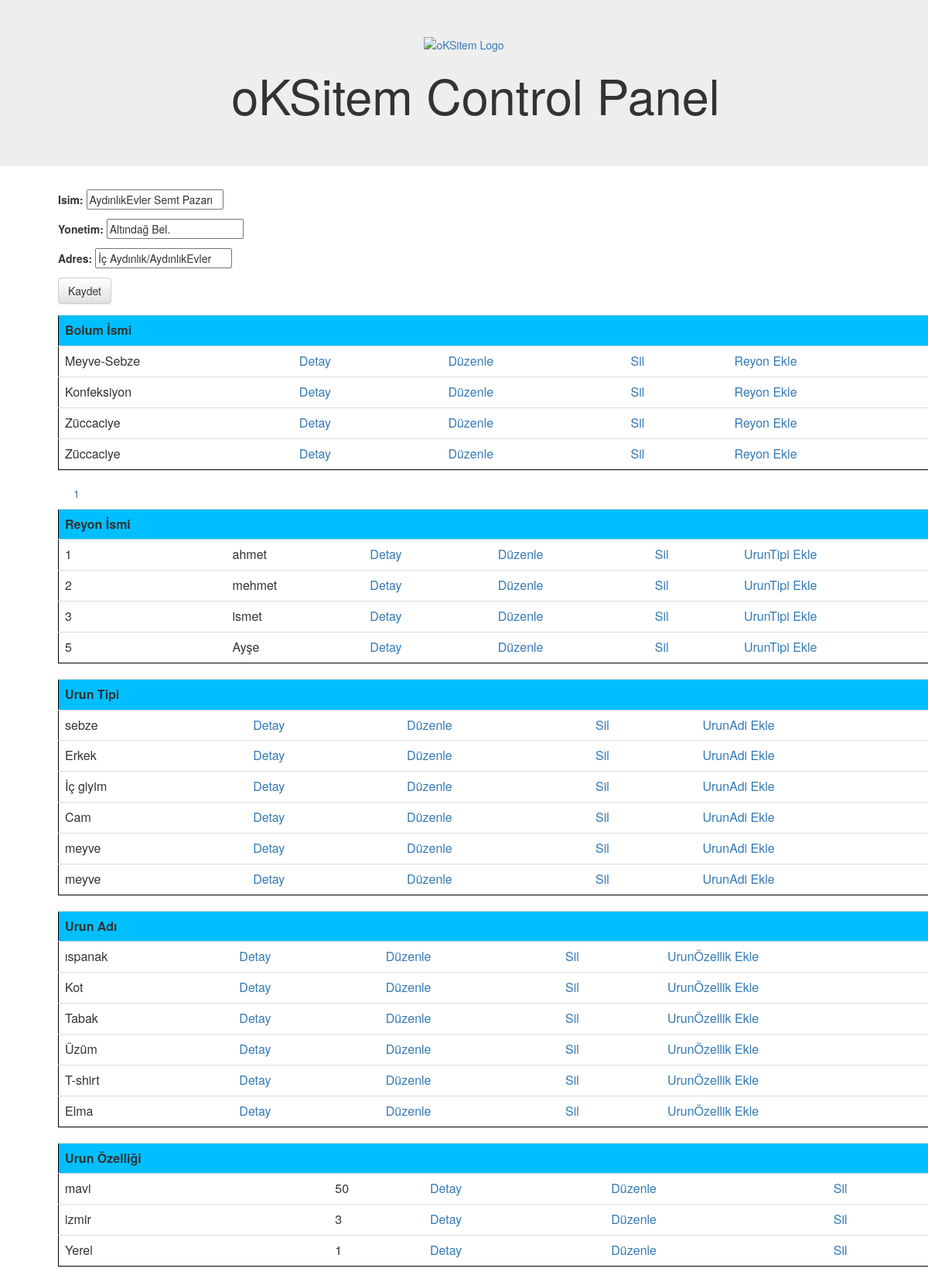
The app's page /update/1/ with its own data.
### main/models.py (models this page shows, shortened)
class Pazar(models.Model):
    isim = models.CharField(max_length=100)
    yonetim = models.CharField(max_length=100)
    adres = models.CharField(max_length=100)

class Bolum(models.Model):
    pazar = models.ForeignKey('Pazar',
                              on_delete=models.CASCADE,
                              )
    bolum_isim = models.CharField(max_length=100)
    pozisyon = models.CharField(max_length=100)

class Reyon(models.Model):
 	bolum=models.ForeignKey(
 	Bolum,
 	on_delete=models.CASCADE,
 	)
 	pazar = models.ForeignKey('Pazar',default=1)
 	numara=models.CharField(max_length=100)
 	saticiAdi=models.CharField(max_length=100)

class UrunTipi(models.Model):
 	reyon=models.ForeignKey(Reyon,
 	on_delete=models.CASCADE,
 	)
 	pazar = models.ForeignKey('Pazar',default=1)
 	tip_ismi=models.CharField(max_length=30)

class UrunAdi(models.Model):
 	urunTipi=models.ForeignKey(UrunTipi,
 	on_delete=models.CASCADE,
 	)
 	urun_isim=models.CharField(max_length=30)
 	pazar = models.ForeignKey('Pazar',default=1)

class UrunOzellikleri(models.Model):
 	urunadi=models.ForeignKey(UrunAdi,on_delete=models.CASCADE)
 	ozellikAdi=models.CharField(max_length=10)
 	urunFiyati=models.CharField(max_length=10)
 	pazar = models.ForeignKey('Pazar',default=1)
 	stok=models.PositiveIntegerField()

### main/views.py (the view)
# urls.py: url(r'update/(?P<id>[0-9]+)/$', views.PazarUpdate, name='update'),
def PazarUpdate(request,id):
    pazar=get_object_or_404(Pazar,id=id)
    bolum=Bolum.objects.all().filter(pazar_id=id)
    reyon=Reyon.objects.all().filter(pazar_id=id)
    uruntipi=UrunTipi.objects.all().filter(pazar_id=id)
    urunadi=UrunAdi.objects.all().filter(pazar_id=id)
    urunoz=UrunOzellikleri.objects.all().filter(pazar_id=id)
    root_id=id
    form=PazarForm(request.POST or None,instance=pazar)
    if form.is_valid():
        pazar=form.save(commit=False)
        pazar.save()
    context = {
        'root_id':root_id,
        'form':form,
        'bolum':bolum,
        'reyon':reyon,
        'uruntipi':uruntipi,
        'urunadi':urunadi,
        'urunoz':urunoz,
        }
    return render(request,'main/update.html',context)

### main/forms.py
class PazarForm(ModelForm):
    class Meta:
        model = Pazar
        fields=['isim','yonetim','adres']
        exclude = ()

### main/templates/main/update.html (shortened to what this page needs)
{% extends "base.html" %}
{% load bootstrap %}
{% block content %}
<div>
        <div>
        <form method="POST" class="form-inline"   >{% csrf_token %}
                {{ form.as_p}}
                <button type="submit" class="save btn btn-default">Kaydet</button>
        </form>
</div>
        <div>
                        <tr style="background-color: deepskyblue;">
                <table class="table table-hover" style="text-align: left;  border: 1px solid black; ">
                        <tr style="background-color: deepskyblue;">
                          <th>Bolum İsmi</th>
                          <th></th>
                          <th></th>
                          <th></th>
                          <th></th>
                        </tr>
                {% for blm in bolum %}
                <tr>
                        <td>{{ blm.bolum_isim }}</td>
                        <td> <a style="margin-left: 20px"href="{% url 'detail-bolum' id=blm.id %}">Detay</a></td>
                        <td><a style="margin-left: 20px" href="{% url 'update-bolum' id=blm.id %}">Düzenle</a></td>
                        <td> <a style="margin-left: 20px"href="{% url 'delete-bolum' id=blm.id %}">Sil</a></td>
                        <td> <a style="margin-left: 20px"href="{% url 'create-reyon' id=blm.id %}">Reyon Ekle</a></td>
                      </tr>
                {% empty %}
                    <li>Hiç Bolum Eklenmedi.</li>
                {% endfor %}
           </table>
            <p>
                    <a style="margin-left: 20px"href="{% url 'create-bolum' id=root_id %}">{{root_id}}</a></td>
            </p>
        </div>
        <div>
                <table class="table table-hover"style="text-align: left;  border: 1px solid black; ">
                        <tr style="background-color: deepskyblue;">
                          <th>Reyon İsmi</th>
                          <th></th>
                          <th></th>
                          <th></th>
                          <th></th>
                          <th></th>
                        </tr>
                {% for ryn in reyon %}
                <tr>
                        <td>{{ ryn.numara }}</td>
                        <td>{{ ryn.saticiAdi }}</td>
                        <td> <a style="margin-left: 20px"href="{% url 'detail-reyon' id=ryn.id %}">Detay</a></td>
                        <td><a style="margin-left: 20px" href="{% url 'update-reyon' id=ryn.id %}">Düzenle</a></td>
                        <td> <a style="margin-left: 20px"href="{% url 'delete-reyon' id=ryn.id %}">Sil</a></td>
                        <td> <a style="margin-left: 20px"href="{% url 'create-uruntipi' id=ryn.id %}">UrunTipi Ekle</a></td>
                      </tr>
                {% empty %}
                    <li>Hiç Reyon Eklenmedi.</li>
                {% endfor %}
           </table>
        </div>
        <div>
                <table class="table table-hover" style="text-align: left;  border: 1px solid black; ">
                        <tr style="background-color: deepskyblue;">
                          <th>Urun Tipi</th>
                          <th></th>
                          <th></th>
                          <th></th>
                          <th></th>
                        </tr>
                {% for utip in uruntipi %}
                <tr>
                        <td>{{ utip.tip_ismi }}</td>
                        <td> <a style="margin-left: 20px"href="{% url 'detail-uruntipi' id=utip.id %}">Detay</a></td>
                        <td><a style="margin-left: 20px" href="{% url 'update-uruntipi' id=utip.id %}">Düzenle</a></td>
                        <td> <a style="margin-left: 20px"href="{% url 'delete-uruntipi' id=utip.id %}">Sil</a></td>
                        <td> <a style="margin-left: 20px"href="{% url 'create-urunadi' id=utip.id %}">UrunAdi Ekle</a></td>
                      </tr>
                {% empty %}
                    <li>Hiç Urun Tipi Eklenmedi.</li>
                {% endfor %}
           </table>
        </div>
        <div>
                <table class="table table-hover" style="text-align: left;  border: 1px solid black; ">
                        <tr style="background-color: deepskyblue;">
                          <th>Urun Adı</th>
                          <th></th>
                          <th></th>
                          <th></th>
                          <th></th>
                        </tr>
                {% for uad in urunadi %}
                <tr>
                        <td>{{ uad.urun_isim }}</td>
                        <td> <a style="margin-left: 20px"href="{% url 'detail-urunadi' id=uad.id %}">Detay</a></td>
                        <td><a style="margin-left: 20px" href="{% url 'update-urunadi' id=uad.id %}">Düzenle</a></td>
                        <td> <a style="margin-left: 20px"href="{% url 'delete-urunadi' id=uad.id %}">Sil</a></td>
                        <td> <a style="margin-left: 20px"href="{% url 'create-urunozellik' id=uad.id %}">UrunÖzellik Ekle</a></td>
                      </tr>
                {% empty %}
                    <li>Hiç Urun  Eklenmedi.</li>
                {% endfor %}
           </table>
        </div>
        <div>
                <table class="table table-hover"style="text-align: left;  border: 1px solid black; ">
                        <tr style="background-color: deepskyblue;">
                          <th>Urun Özelliği</th>
                          <th></th>
                          <th></th>
                          <th></th>
                          <th></th>
                        </tr>
                {% for uoz in urunoz %}
                <tr>
                        <td>{{ uoz.ozellikAdi }}</td>
                        <td>{{ uoz.urunFiyati }}</td>
                        <td> <a style="margin-left: 20px"href="{% url 'detail-urunozellik' id=uoz.id %}">Detay</a></td>
                        <td><a style="margin-left: 20px" href="{% url 'update-urunozellik' id=uoz.id %}">Düzenle</a></td>
                        <td> <a style="margin-left: 20px"href="{% url 'delete-urunozellikleri' id=uoz.id %}">Sil</a></td>
                      </tr>
                {% empty %}
                    <li>Hiç Bolum Eklenmedi.</li>
                {% endfor %}
           </table>
        </div>
</div>
    </div>
{% endblock %}

### records on screen
Pazar: isim "AydınlıkEvler Semt Pazarı", yonetim "Altındağ Bel.", adres "İç Aydınlık/AydınlıkEvler"
Bolum: bolum_isim "Meyve-Sebze"
Bolum: bolum_isim "Konfeksiyon"
Bolum: bolum_isim "Züccaciye"
Bolum: bolum_isim "Züccaciye"
Reyon: numara "1", saticiAdi "ahmet"
Reyon: numara "2", saticiAdi "mehmet"
Reyon: numara "3", saticiAdi "ismet"
Reyon: numara "5", saticiAdi "Ayşe"
UrunTipi: tip_ismi "sebze"
UrunTipi: tip_ismi "Erkek"
UrunTipi: tip_ismi "İç giyim"
UrunTipi: tip_ismi "Cam"
UrunTipi: tip_ismi "meyve"
UrunTipi: tip_ismi "meyve"
UrunAdi: urun_isim "ıspanak"
UrunAdi: urun_isim "Kot"
UrunAdi: urun_isim "Tabak"
UrunAdi: urun_isim "Üzüm"
UrunAdi: urun_isim "T-shirt"
UrunAdi: urun_isim "Elma"
UrunOzellikleri: ozellikAdi "mavi", urunFiyati "50"
UrunOzellikleri: ozellikAdi "izmir", urunFiyati "3"
UrunOzellikleri: ozellikAdi "Yerel", urunFiyati "1"

### other values on screen
{{ root_id }} "1"
